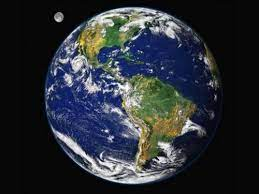
#> input picture G_ISLEME/ResimGrilestirme/dunya.jpg, 259 x 194 px, found by its file name
$ python grilestirme.py
#> lines starting #> are read from the running program, lines starting #| are printed output that depends on the picture
import cv2
import numpy as np

yasam=cv2.imread("ResimGrilestirme\dunya.jpg")
#> yasam is the input picture: shape (194, 259, 3); mean B, G, R 53.5, 47.1, 42.7

yasamGri=cv2.cvtColor(yasam,cv2.COLOR_BGR2GRAY)
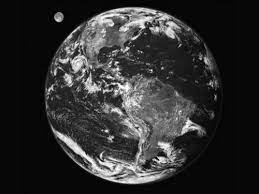
#> yasamGri: shape (194, 259); min 0, max 255, mean 46.5

yukseklik,genislik,kanalSayisi = yasam.shape
#> yukseklik = 194; genislik = 259; kanalSayisi = 3
print("Orijinal",yukseklik,genislik,kanalSayisi )
#| Orijinal 194 259 3

yukseklik,genislik = yasamGri.shape
print("Gri_resim",yukseklik,genislik)
#| Gri_resim 194 259
#Resmi grileştirdiğimde kanal sayısı bire düşer..

cv2.imshow("Dunya",yasam)
cv2.imshow("Gri_resim",yasamGri)

cv2.waitKey(0)
cv2.destroyAllWindows()
